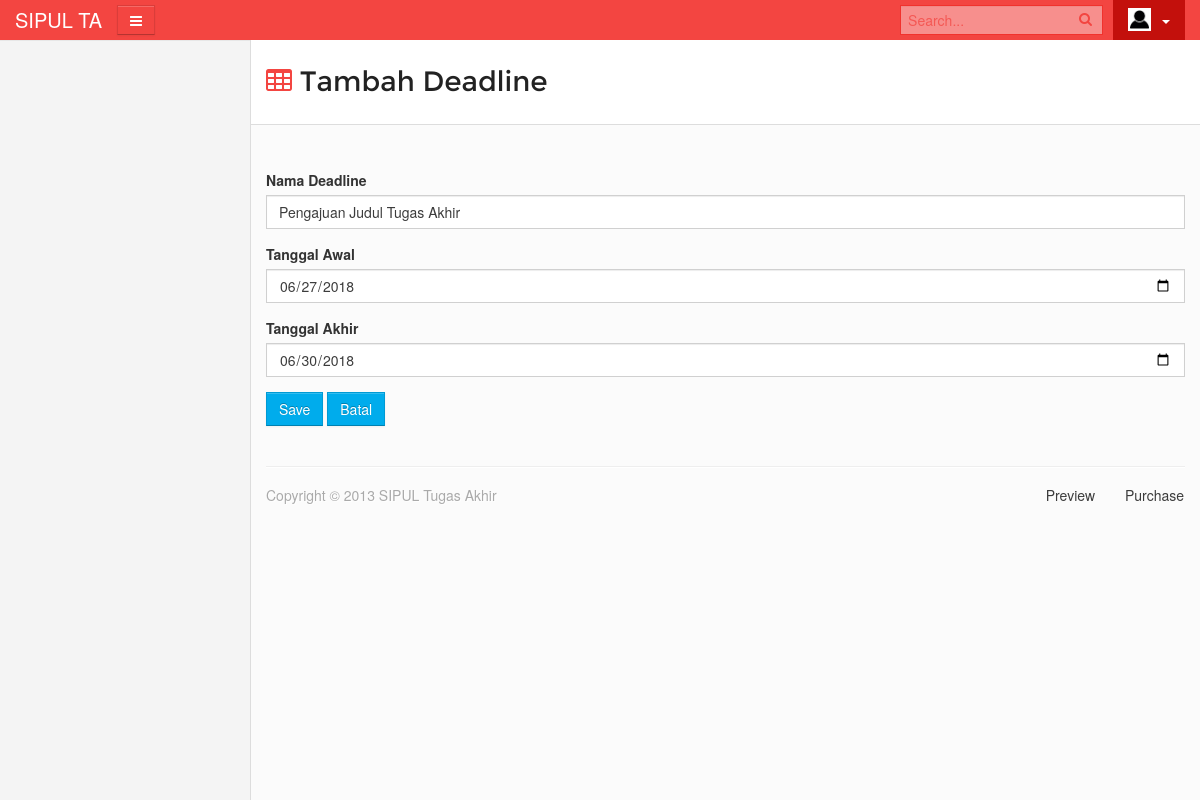
Screenshot of /c_deadline/v_updatedeadline/1 with the database file from the repository.
### tables this page shows
CREATE TABLE `tb_deadline` (
  `id_deadline` int(11) NOT NULL,
  `nama_deadline` varchar(50) NOT NULL,
  `tanggal_awal` date NOT NULL,
  `tanggal_akhir` date NOT NULL
);

### application/controllers/c_deadline.php (called while the page is built, shortened)
<?php defined('BASEPATH') OR exit('No direct script access allowed');
class c_deadline extends CI_Controller {
    public function __construct() {
        $this->load->database();
    }
    public function v_updatedeadline($id)
    {
        $this->db->where('id_deadline', $id);
        $data['update'] = $this->db->get('tb_deadline')->row_array();
        $this->load->view('template/header');
        $this->load->view('template/sidebar');
        $this->load->view('v_inputdeadline', $data);
        $this->load->view('template/footer');
    }
}

### index.php (called while the page is built, shortened)
<?php
require_once BASEPATH.'core/CodeIgniter.php';

### application/views/v_inputdeadline.php (the view, shortened to what this page needs)
<section id='content'>
        <div class='container'>
          <div class='row' id='content-wrapper'>
            <div class='col-xs-12'>
              <div class='row'>
                <div class='col-sm-12'>
                  <div class='page-header'>
                    <h1 class='pull-left'>
                      <i class='icon-table'></i>
                      <span>Tambah Deadline</span>
                    </h1>
                    </div>
                </div>
              </div>
              <div class='row'>
                <div class='col-sm-12'>
                  <div class='box'>
                    <form method="post" action="<?php echo site_url('/c_deadline/save') ?>">
              <div class="form-group">
                <label for="nama_deadline">Nama Deadline</label>
                <input type="text" class="form-control" name="nama" id="nama_deadline" value="<?php echo $update['nama_deadline'] ?>" placeholder="Masukkan Judul">
              </div>
              <div class="form-group">
                <label for="tanggal_awal">Tanggal Awal</label>
                <input type="date" class="form-control" name="tgl_awal" id="tanggal_awal" value="<?php echo $update['tanggal_awal'] ?>" placeholder="tanggal_awal">
              </div>
              <div class="form-group">
                <label for="tanggal_akhir">Tanggal Akhir</label>
                <input type="date" class="form-control" name="tgl_akhir" id="tanggal_akhir" value="<?php echo $update['tanggal_akhir'] ?>" placeholder="tanggal_akhir">
              </div>
              <button type="submit" class="btn btn-primary">Save</button>
              <a class="btn btn-primary" href="<?php echo site_url('/c_deadline') ?>">Batal</a>
            </form>
                    </div>
                </div>
              </div>

### rows the page displays
tb_deadline: nama "Pengajuan Judul Tugas Akhir", tgl_awal "06/27/2018", tgl_akhir "06/30/2018"
